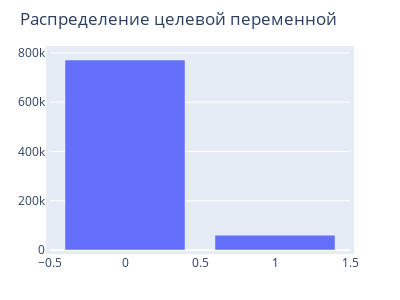

The code cell stored with this chart in its notebook:
### Markdown cell above
Данные не сбалансированы. Предлагаемая услуга приобретается в 7.2 % предложений (целевой контенгент), балансировка поможет улучшить recall

### Code cell
TARGET = 'target'

fig = go.Figure(
    data=[go.Bar(y=df_train[TARGET].value_counts())],
    layout_title_text="Распределение целевой переменной"
    
)
fig.update_layout(
    autosize=False,
    width=400,
    height=300,
    margin=dict(
        l=50,
        r=50,
        b=50,
        t=50,
        pad=4
    )
)
fig.show()

# print(df_train[TARGET].value_counts()/df_train[TARGET].shape[0]*100)

### Figure 1 — Plotly figure (JSON) as saved in the notebook; plotly's stock layout.template omitted (floating-point values rounded to 4 significant figures)
{"data": [{"type": "bar", "y": [771467, 60186]}], "layout": {"autosize": false, "height": 300, "margin": {"b": 50, "l": 50, "pad": 4, "r": 50, "t": 50}, "title": {"text": "Распределение целевой переменной"}, "width": 400}}
